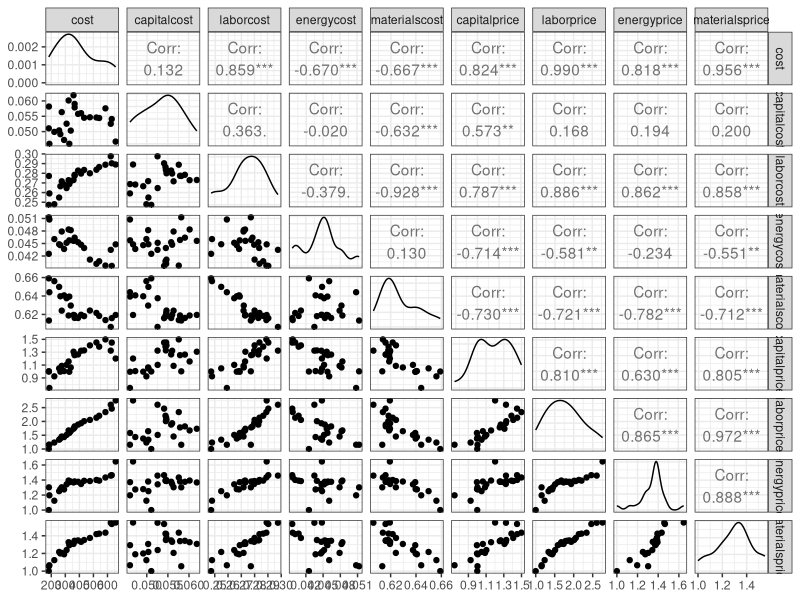
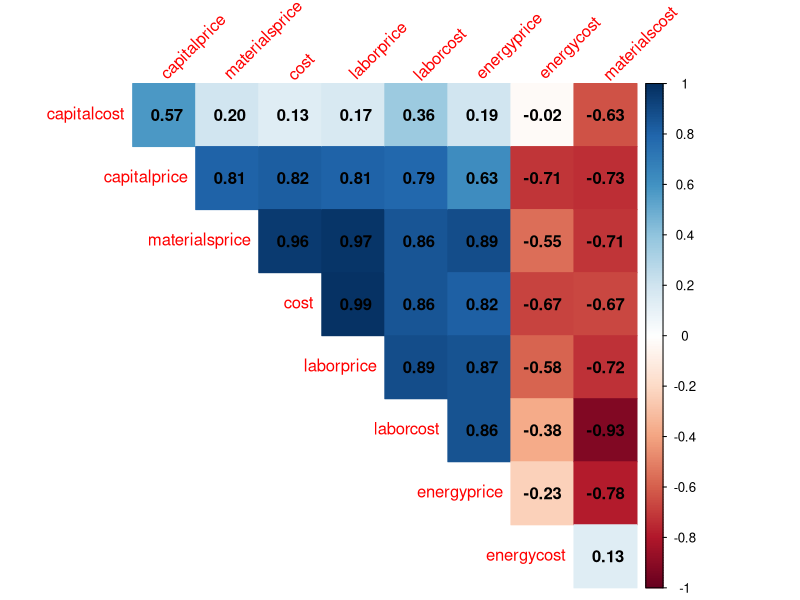
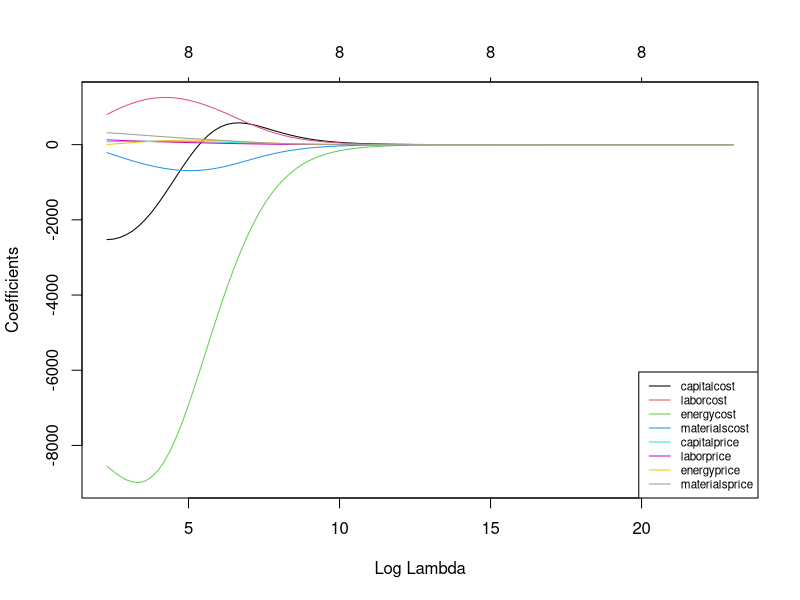
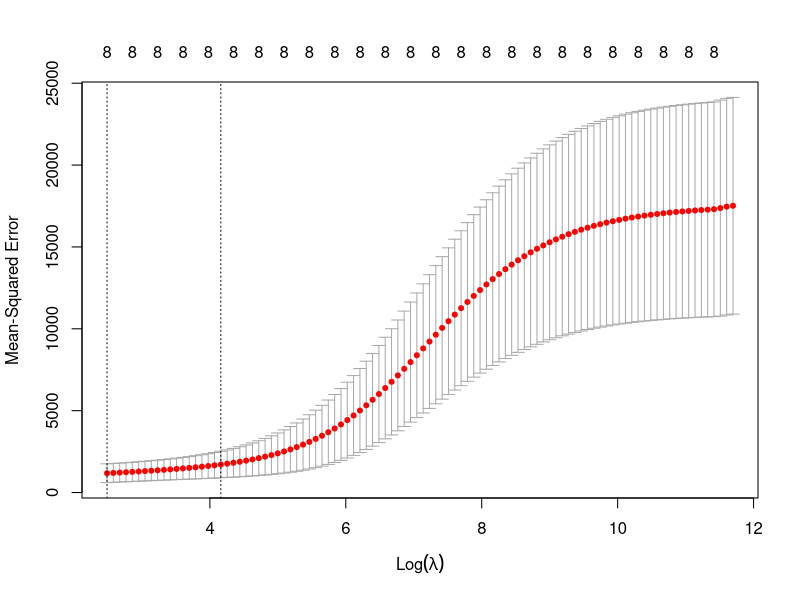
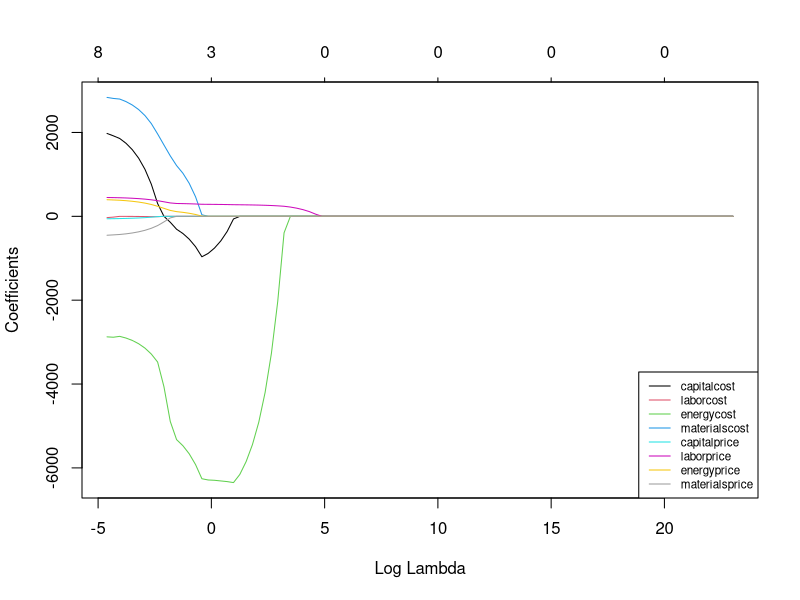
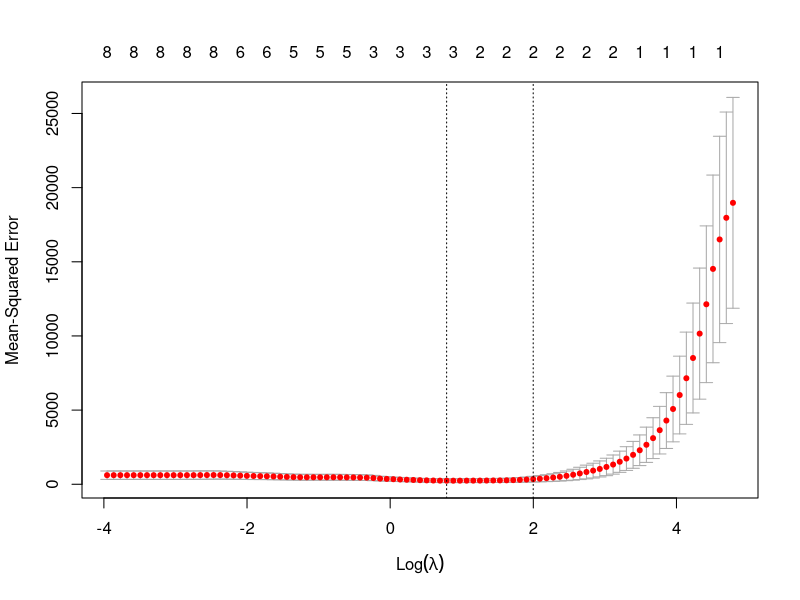
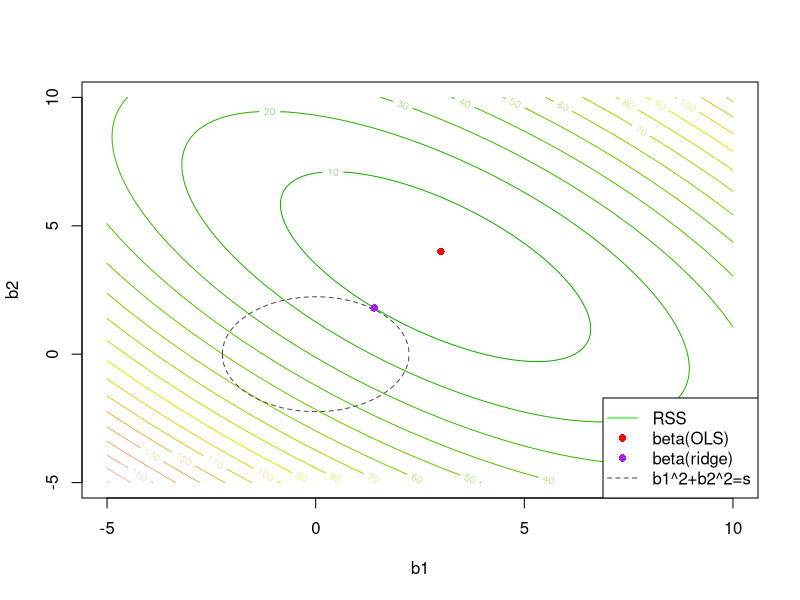

Source code (R) for these figures, in order:
## ---- chunk 1
#| message: false
#| warning: false
#| echo: false
#| fig-width: 9
#| fig-height: 8
library(AER)
library(corrplot)
library(GGally)

data("ManufactCosts")
dados <- data.frame(ManufactCosts)
ggpairs(dados) + theme_bw()
## ---- chunk 2
#| message: false
#| warning: false
#| echo: false

r <- cor(dados)
corrplot::corrplot(r, 
                   method = "color",
                   type = "upper", 
                   order = "hclust",
                   addCoef.col = "black",
                   tl.srt = 45, diag = F)
## ---- chunk 3
#| message: false
#| warning: false
#| echo: false

X <- model.matrix(cost ~ ., dados)[,-1]
y <- dados$cost

tr <- round(0.5*nrow(dados))
set.seed(45)
treino <- sample(1:nrow(dados), tr, replace = F)
X.treino <- X[treino,]
y.treino <- y[treino]

library(glmnet) 

grid <- 10^seq(10, 1, length = 100)

rid1 <- glmnet(X.treino, y.treino, alpha = 0, lambda = grid)

plot(rid1, xvar = "lambda", col = 1:8)
legend("bottomright", lwd = 1, col = 1:8,
       legend = colnames(X.treino), cex = 0.7)
## ---- chunk 4
#| message: false
#| warning: false
#| echo: false

rid.cv <- cv.glmnet(X.treino, y.treino, alpha = 0)
plot(rid.cv)
bestlam <- rid.cv$lambda.min # melhor lambda
## ---- chunk 5
#| message: false
#| warning: false
#| echo: false
out <- glmnet(X, y, alpha = 0)
predict(out, type = "coefficients", s = bestlam)
## ---- chunk 6
#| message: false
#| warning: false
#| echo: false
grid <- 10^seq(10, -2, length = 100)
lasso1 <- glmnet(X.treino, y.treino, alpha = 1, lambda = grid)

plot(lasso1, xvar = "lambda", col = 1:8)
legend("bottomright", lwd = 1, col = 1:8,
       legend = colnames(X.treino), cex = 0.7)
## ---- chunk 7
#| message: false
#| warning: false
#| echo: false

lasso.cv <- cv.glmnet(X.treino, y.treino, alpha = 1)
plot(lasso.cv)
bestlam2 <- lasso.cv$lambda.min # lambda otimo
## ---- chunk 8
#| message: false
#| warning: false
#| echo: false
out2 <- glmnet(X, y, alpha = 1)
predict(out2, type = "coefficients", s = bestlam2)
## ---- chunk 9
#| message: false
#| warning: false
#| echo: false

# Função para calcular a perda de soma dos quadrados dos erros (RSS) para regressão rígida
rss_ridge <- function(beta0, beta1, beta2, X1, X2, y, alpha) {
  y_pred <- beta0 + beta1*X1 + beta2*X2
  rss <- sum((y - y_pred)^2) + alpha*(beta1^2 + beta2^2)  # Adicionando a penalização L2 (ridge)
  return(rss/50)
}

# Dados de exemplo
set.seed(123) # para garantir a reproducibilidade
X1 <- runif(100)
X2 <- runif(100)
y <- 2 + 3*X1 + 4*X2 + rnorm(100)

# Grid para coeficientes lineares
beta1_values <- seq(-5, 10, length.out = 100)
beta2_values <- seq(-5, 10, length.out = 100)
B1 <- outer(beta1_values, 1)
B2 <- outer(beta2_values, 1)

# Parâmetro de encolhimento (regularização)
alpha <- 5

# Calculando RSS para cada combinação de coeficientes
rss_values <- matrix(0, nrow = length(beta1_values), ncol = length(beta2_values))
for (i in 1:length(beta1_values)) {
  for (j in 1:length(beta2_values)) {
    rss_values[i, j] <- rss_ridge(2, beta1_values[i], beta2_values[j], X1, X2, y, alpha)
  }
}
## ---- chunk 10
#| message: false
#| warning: false
#| echo: false
#| fig-width: 8
#| fig-height: 8

contour(B1, B2, rss_values, 
        xlab = "b1", 
        ylab = "b2", 
        nlevels = 12,
        col = terrain.colors(20))

gx <- function(x) {
  y = sqrt(alpha - x^2)
  return(cbind(-y,y))
}

bet1 <- seq(-sqrt(5)+.00001,sqrt(5)-.00001,length=1000)
lines(bet1, gx(bet1)[,1], col = "grey30",lty=2)
lines(bet1, gx(bet1)[,2], col = "grey30",lty=2)

points(3,4, pch=16, col="red")
points(1.4, 1.8, pch=16, col="purple")
legend("bottomright", c("RSS", "beta(OLS)","beta(ridge)","b1^2+b2^2=s"), 
       pch=c(NA,16,16,NA),lty=c(1,NA,NA,2),col=c("green2","red","purple","grey30"))
